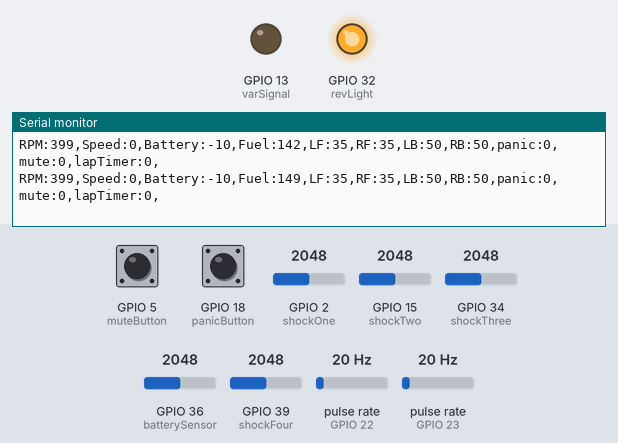
Bench run of a sketch on a simulated ESP32. Shown: output pins drawn as LEDs (lit = HIGH), the last lines printed to the serial monitor. Wiring (inferred from the names in the program): 2 × pulse sensor: data GPIO 22 / data GPIO 23. Inputs (shaded band) come from the test bench; at power-on: pulse rate (sensors on GPIO 22, GPIO 23) 20 Hz, GPIO 36 (batterySensor) = 2048, GPIO 34 (shockThree) = 2048, GPIO 5 (muteButton) HIGH, GPIO 2 (shockOne) = 2048, GPIO 15 (shockTwo) = 2048, GPIO 18 (panicButton) HIGH, GPIO 39 (shockFour) = 2048. Pins used as bus, display or sensor lines are not drawn.

Above: at 1.2 s.
1.3 s: pulse rate (sensor on GPIO 22) set to 196 Hz
At 2.2 s:
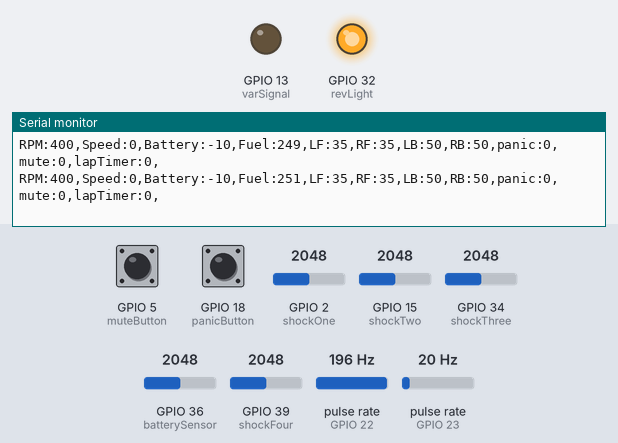
4.3 s: pulse rate (sensor on GPIO 23) set to 4 Hz
At 5.1 s:
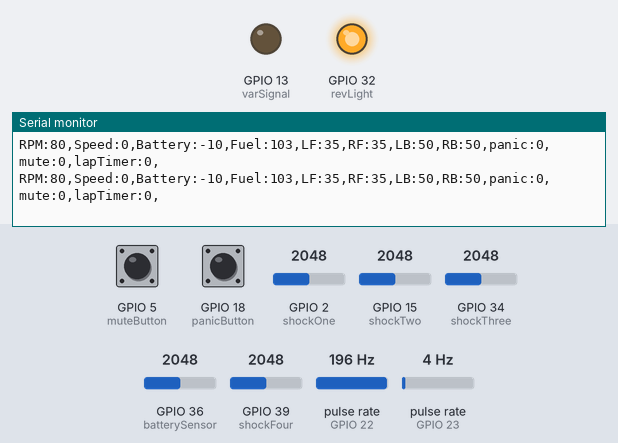
7.3 s: GPIO 36 (batterySensor) set to 2866
At 8.0 s:
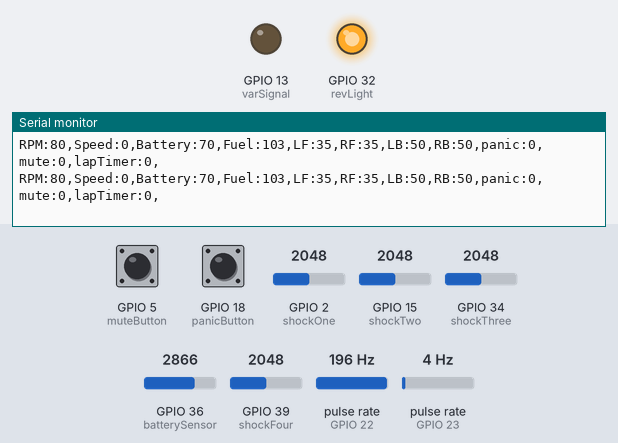
10.3 s: GPIO 34 (shockThree) set to 122
At 11.0 s:
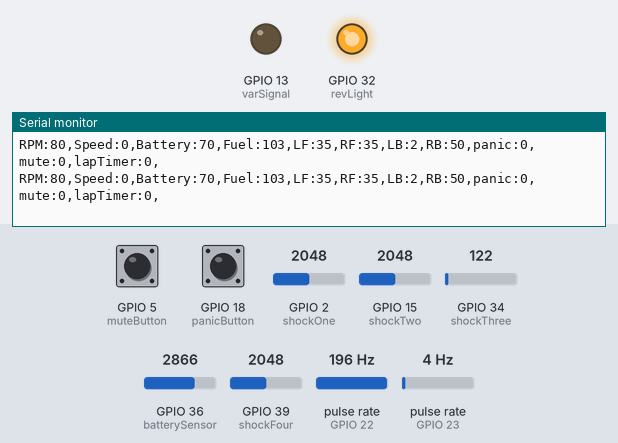
13.3 s: GPIO 5 (muteButton) pulled LOW for 3.2 s
19.5 s: GPIO 5 (muteButton) pulsed LOW 5 times (0.12 s each, 0.3 s apart)
At 20.5 s:
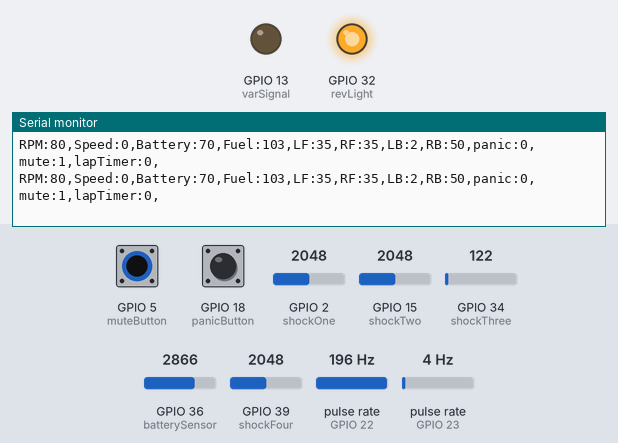
Timing chart, 0 to 22.5 s (numbered marks = the images above; inputs shaded):
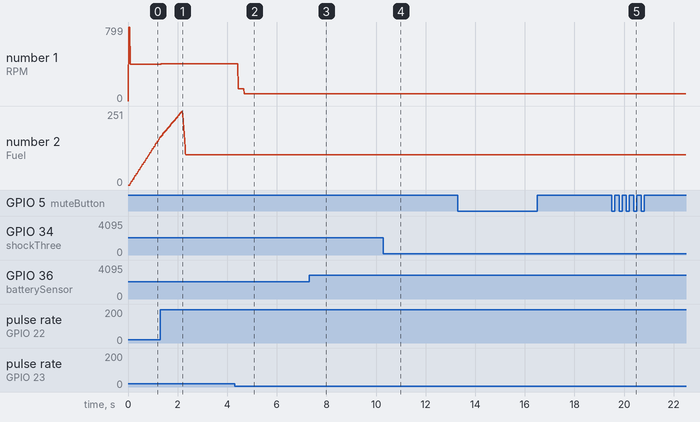

The sketch:

workingCompCode.ino
```cpp
/*
    Name:       NewBoardCode.ino
    Created:	2/11/2024 12:08:47 AM
    Author:     WesternBajaSAE
*/

// Pin Assignments *DO NOT CHANGE* ----------------------------------------------------------------------------

//High Power Outputs

#define revLight 32
#define rpmPower 33
#define fuelPower 25
#define varPower 26
#define varSignal 13
#define shockPower 27
#define phonePower 14

//Low Power Inputs

#define shockOne 2
#define shockTwo 15
#define shockThree 34
#define shockFour 39

#define engineSensor 23
#define wheelSensor 35
#define fuelSensor 22
#define batterySensor 36
#define revSensor 19

#define phoneRx 16
#define phoneTx 17
#define externalRx 3
#define externalTx 1

#define lapButton 21
#define panicButton 18
#define muteButton 5
#define randomButton 4

#define ON LOW
#define OFF HIGH

// Variable declarations ----------------------------------------------------------------

//Battery variables:
int rawBattery;
int batPercent;

//engine RPM variables:
unsigned long pulseTime;
unsigned long prevPulseTime;
unsigned long magFreq;
const int magnets = 3;
int engineRpm = 0;

unsigned long magInterval = 0;

//wheel speed variables:
int speed;

//Fuel variables:
unsigned long fuelStart;
unsigned long fuelEnd;
unsigned long fuelTime;
int rawFuel = 0;
int fuelFlag = 0;
int fuel = 0;

const int fuelLowLimit = 620;
const int fuelHighLimit = 2500;

//Shock position variables:
int leftFront = 0;
int rightFront = 0;
int leftRear = 0;
int rightRear = 0;

//Driver input variables:
int panicStatus = 0;
int muteStatus = 0;
int lapReset = 0;
int button4 = 0;

int panicActive = 0;

int panicFlag;
int muteFlag;

unsigned long panicInterval;
unsigned long muteInterval;

unsigned long muteDebounce;
unsigned long panicDebounce;
const int debounce = 20;

int panicPrevState;
int mutePrevState;

//Program running stuff
unsigned long iterationTimer = 0;
const int iterationInterval = 16;
int panicCount = 0;
int lapResetCount = 0;
const int numSamples = 200; // Number of samples to consider for moving average
int pwmSamples[numSamples]; // Array to store PWM samples
int sampleIndex = 0; // Index to keep track of the current sample


// Functions ---------------------------------------------------------------------------

void reverseCheck() {
	if (digitalRead(revSensor) == LOW) {
		digitalWrite(revLight, ON);
  }
  else {
    digitalWrite(revLight, OFF);
  }
}

void batRead(){

  rawBattery = analogRead(batterySensor);

  // calibrate the reading
  batPercent = map(rawBattery,2150,3150,0,99);

}

void RPMRead(){
  pulseTime = micros();

  if(pulseTime < prevPulseTime) {
    // Rollover detected
    magInterval = (4294967295 - prevPulseTime) + pulseTime;
  }
  else {
    magInterval = pulseTime - prevPulseTime;
  }

  if(magInterval > 3000){
    rpmCalculate();
    //store pulse time
    prevPulseTime = pulseTime;
  }
}

void rpmCalculate(){

  if(magInterval > 0){
    //convert difference into frequency (seconds domain)
    magFreq = 60000000/(magInterval);
  }

  //compensate for pulses per rotation
  engineRpm = (magFreq/magnets);

}

// Function to update moving average
void updateMovingAverage(int newValue) {
  pwmSamples[sampleIndex] = newValue;
  sampleIndex = (sampleIndex + 1) % numSamples;
  int sum = 0;

  for (int i = 0; i < numSamples; i++) {
    sum += pwmSamples[i];
  }
  fuel = sum / numSamples;

}

void fuelRead(){

  if(digitalRead(fuelSensor) == HIGH && fuelFlag == 0){
    fuelStart = micros();
    fuelFlag =1;
  }
  else if(digitalRead(fuelSensor) == LOW && fuelFlag == 1){
    fuelEnd = micros();
    fuelFlag =0;
  }

  fuelTime = fuelEnd - fuelStart;

  rawFuel = map(fuelTime, fuelLowLimit, fuelHighLimit, 0, 100);
  if(rawFuel>0){
    updateMovingAverage(rawFuel);
  }
}

void shockRead(){
  leftFront = analogRead(shockOne);
  rightFront = analogRead(shockTwo);
  leftRear = analogRead(shockThree);
  rightRear = analogRead(shockFour);

  leftFront = map(leftFront, 900, 4095, 0, 100);
  rightFront = map(rightFront, 900, 4095, 0, 100);
  leftRear = map(leftRear, 0, 4095, 0, 100);
  rightRear = map(rightRear, 0, 4095, 0, 100);
}

void mute (){         //interrupt function to be held to turn off mute on phone
  int buttonState = digitalRead(muteButton);

  if(buttonState != mutePrevState){
    muteDebounce = millis();
  }

  if(millis()-muteDebounce >= debounce){

    if(buttonState == 0 && muteFlag == 0){
      muteFlag = 1;
      muteInterval = millis();
    }

    if((millis() - muteInterval) <= 1000 && buttonState == HIGH && muteFlag == 1){   //activate panic if longer than 2 seconds

      if(muteStatus == 0){
        muteStatus = 1;
      }
      else{
        muteStatus = 0;
      }

      muteFlag = 0;
    }
    else if((millis() - muteInterval) > 1000 && buttonState == HIGH && muteFlag == 1){
      muteFlag = 0;
    }


  }

  mutePrevState = buttonState;
}

void randomButtonChange (){         //interrupt function for unused button

}

void lapTimeReset (){         //interrupt function to reset the lap timer on phone

}

void panic (){            //interrupt function to press to start panic stuff on phone and send messages
  int buttonState = digitalRead(panicButton);

  if(buttonState != panicPrevState){
    panicDebounce = millis();
  }

  if(millis()-panicDebounce >= debounce){

    if(buttonState == LOW && panicFlag == 0 && panicActive == 0){
      panicFlag = 1;
      panicInterval = millis();
    }

    else if((millis() - panicInterval) >= 2000 && buttonState == LOW && panicFlag == 1 && panicActive == 0){   //activate panic if longer than 2 seconds
      if(panicStatus == 0){
        panicStatus = 1;
      }
      else{
        panicStatus = 0;
      }

      panicActive = 1;
    }

    else if((millis() - panicInterval) <= 1000 && buttonState == HIGH && panicFlag == 1){   //activate lap reset if less than 1 second
      if(lapReset == 0){
        lapReset = 1;
      }
      else{
        lapReset = 0;
      }
      panicFlag = 0;
    }

    else if(buttonState == HIGH && panicFlag == 1){
      panicFlag = 0;
      panicActive = 0;
    }
  }

  panicPrevState = buttonState;

}


// The setup() function runs once each time the micro-controller starts
void setup()
{
	Serial.begin(115200, SERIAL_8N1, phoneRx, phoneTx);

  for (int i = 0; i < numSamples; i++) {
    pwmSamples[i] = 0;
  }

	// Initialize regulator pins *DO NOT CHANGE*
  pinMode(revLight, OUTPUT);
  pinMode(rpmPower, OUTPUT);
  pinMode(fuelPower, OUTPUT);
  pinMode(varPower, OUTPUT);
  pinMode(varSignal, OUTPUT);
  pinMode(shockPower, OUTPUT);
  pinMode(phonePower, OUTPUT);

	// Initialize sensor pins
	pinMode(shockOne, INPUT);
	pinMode(shockTwo, INPUT);
	pinMode(shockThree, INPUT);
	pinMode(shockFour, INPUT);

	pinMode(engineSensor, INPUT);
	pinMode(wheelSensor, INPUT);
	pinMode(fuelSensor, INPUT);
	pinMode(batterySensor, INPUT);
	pinMode(revSensor, INPUT_PULLUP);

	pinMode(lapButton, INPUT_PULLUP);
	pinMode(panicButton, INPUT_PULLUP);
	pinMode(muteButton, INPUT_PULLUP);
	pinMode(randomButton, INPUT_PULLUP);

	// Control initial power output
	digitalWrite(revLight, OFF);
	digitalWrite(rpmPower, ON);
	digitalWrite(fuelPower, ON);
	digitalWrite(varPower, OFF);
	digitalWrite(varSignal, LOW);
	digitalWrite(shockPower, ON);
	digitalWrite(phonePower, OFF);

  attachInterrupt(digitalPinToInterrupt(engineSensor), RPMRead, FALLING);
  attachInterrupt(digitalPinToInterrupt(fuelSensor), fuelRead, CHANGE);   //reverse program
}

// Add the main program code into the continuous loop() function
void loop(){

  panic();
  mute();

  // Check if the counter is a multiple of 100
  if (millis() - iterationTimer >= iterationInterval) {

    //run non-time critical functions
    batRead();
    shockRead();

    //print to serial

    Serial.print("RPM:");         //0-3800
    Serial.print(engineRpm);
    Serial.print(",");

    Serial.print("Speed:");   //0-40
    Serial.print(speed);
    Serial.print(",");

    Serial.print("Battery:"); //0-100
    Serial.print(batPercent);
    Serial.print(",");

    Serial.print("Fuel:");    //0-100
    Serial.print(fuel);
    Serial.print(",");

    Serial.print("LF:");       //0-100
    Serial.print(leftFront);
    Serial.print(",");

    Serial.print("RF:");       //0-100
    Serial.print(rightFront);
    Serial.print(",");

    Serial.print("LB:");       //0-100
    Serial.print(leftRear);
    Serial.print(",");

    Serial.print("RB:");       //0-100
    Serial.print(rightRear);
    Serial.print(",");

    Serial.print("panic:");    //0-1
    Serial.print(panicStatus);
    Serial.print(",");

    Serial.print("mute:"); //0-1
    Serial.print(muteStatus);
    Serial.print(",");

    Serial.print("lapTimer:"); //0-1
    Serial.print(lapReset);
    Serial.println(",");

    iterationTimer = millis();
  }
}
```

Measured:
- after the input at 4.3 s, the serial monitor: prints a new line after 0.14 s (image 2)
- after the input at 7.3 s, the serial monitor: prints a new line at once (image 3)
- after the input at 10.3 s, the serial monitor: prints a new line at once (image 4)
- after the input at 19.5 s, the serial monitor: prints a new line after 0.15 s (image 5)
- plotted number 1: 400 → 80 after the input at 4.3 s
